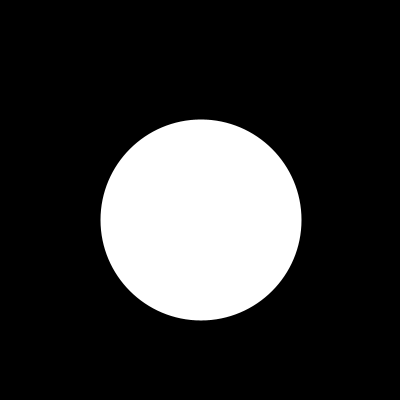
Frame 1 (no input)
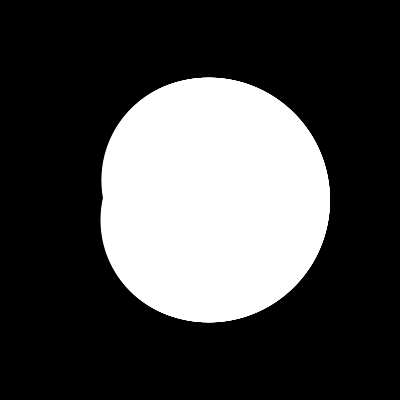
Frame 60 (the mouse pressed at the canvas centre just before this capture)
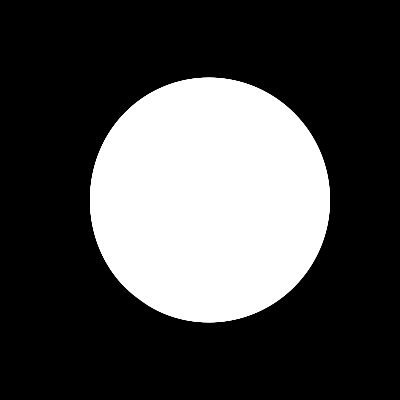
Frame 120 (the mouse held since frame 60 and released just before this capture)

The Processing sketch that drew these frames (run headless with seeded random() and noise(); from frame 60 on, the mouse is pressed at the canvas centre):

// Processing sketch: Day4_v4
// ── Day4_v4.pde
int r,g,b;
float radius;
float x,y;
float speed;
float size;

void setup(){
  background(0);
  size(400,400);
  x = width/2;
  y = height/2;
  radius = 1;
  speed = 0.05;
  size = 20;
}

void draw(){
//  background(y);
//  fill(0,10);
//  rect(0,0,400,400);
  noStroke();
  r = 255;
  g = 255;
  b = 255;
  fill(255);
//  int time = millis();
  y = width/2 + cos(frameCount * speed) * size;
  x = height/2 + sin(frameCount * speed) * size;
  
//  size = size +=1;
//  radius = abs(sin(frameCount * speed)) * size;
  
//  ellipse(x,y,radius,radius);
  ellipse(x,y,x,x);


}
